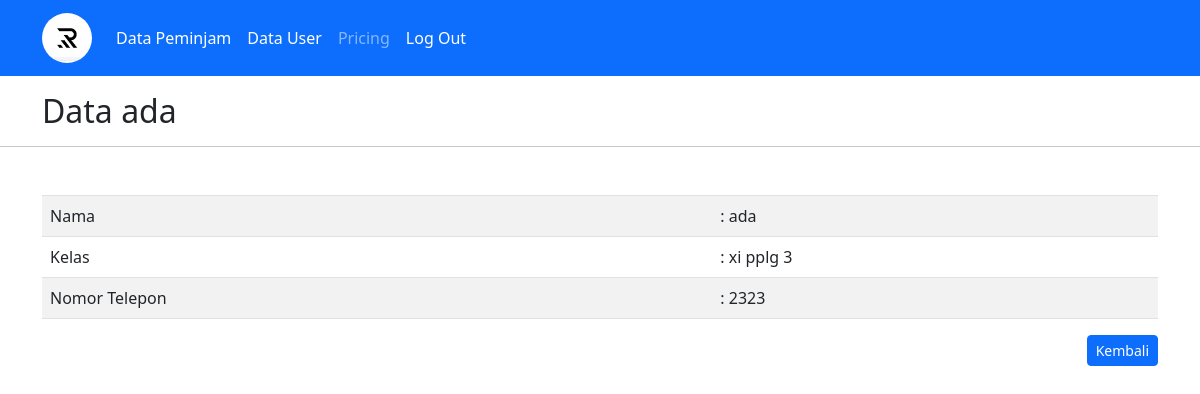
The app's page /detail.php?id_user=6 with its own data.
### tables this page shows
CREATE TABLE `user` (
  `id_user` int(11) NOT NULL,
  `nama` varchar(30) NOT NULL,
  `kelas` varchar(30) NOT NULL,
  `no_tlp` varchar(30) NOT NULL
);

### config/control.php (called while the page is built, shortened)
<?php
function select ($query)
{
    global $db;
    $result = mysqli_query($db, $query);
    $rows= [];
    while ($row = mysqli_fetch_assoc($result)) {
        $rows[] = $row;
    }
    return $rows;
}
?>

### detail.php (the view, shortened to what this page needs)
<?php
include 'layout/header.php';
$id_user = (int)$_GET['id_user'];
$user = select("SELECT * FROM user WHERE id_user = $id_user")[0];
?>
<div class="container mt-3">
    <h2>Data <?= $user['nama'];?></h2>
</div>
<hr>
<div class="container mt-5">
    <table class="table table-border table-striped mt-3" >
        <tr>
            <td>Nama</td>
            <td>: <?= $user['nama'];?></td>
        </tr>
        <tr>
            <td>Kelas</td>
            <td>: <?= $user['kelas'];?></td>
        </tr>
        <tr>
            <td>Nomor Telepon</td>
            <td>: <?= $user['no_tlp'];?></td>
        </tr>
    </table>
    <a href="user.php" class="btn btn-primary btn-sm" style="float: right;">Kembali</a>
</div>
<?php
include 'layout/footer.php';
?>

### records on screen
user: nama "ada", kelas "xi pplg 3", no_tlp "2323"
